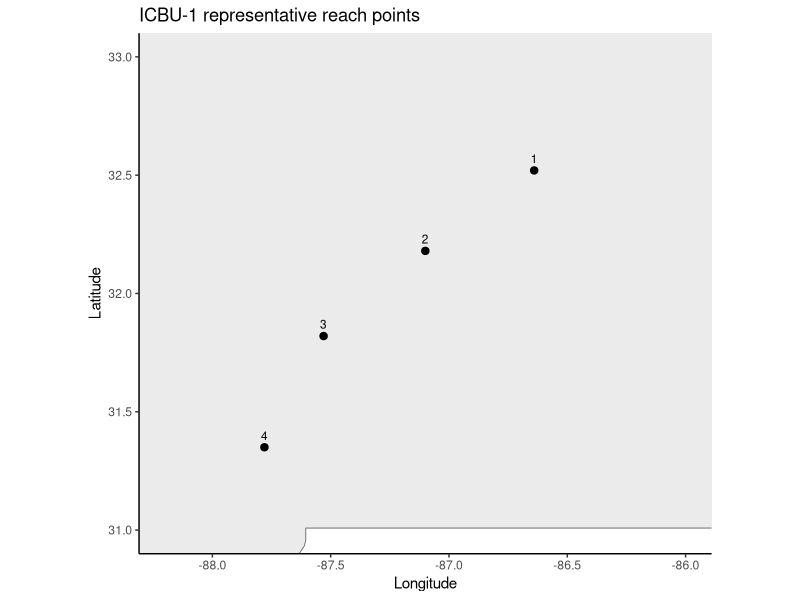
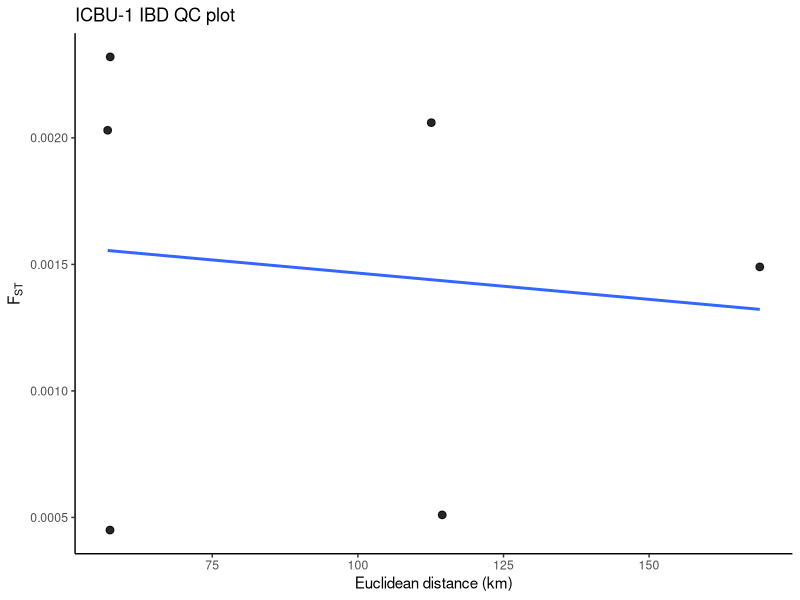

The R source for these figures, in order: (Note: this script raises an error after producing the figures.)
# ICBU-1.R
# Ictiobus bubalus
# Source: Kratina et al. 2023, Transactions of the American Fisheries Society
# Pairwise FST values transcribed from Table 5
# Representative reach coordinates inferred from Figure 1 and dam/section locations

library(ggplot2)
library(maps)
library(geosphere)

base_path <- "/Users/johnmccall/Library/CloudStorage/OneDrive-TheOhioStateUniversity/Spring_2026/Landgen_DGS/DGS-Patterns-of-Fish-Diversity/DGS-Patterns-of-Fish-Diversity/Objective 2/Data"
study_code <- "ICBU-1"
study_dir <- file.path(base_path, study_code)
data_dir <- file.path(study_dir, "data")

dir.create(study_dir, recursive = TRUE, showWarnings = FALSE)
dir.create(data_dir, recursive = TRUE, showWarnings = FALSE)

# -----------------------------
# representative section coordinates
# section order follows Table 5 / Table 3:
# 1 = JBR, 2 = MFR, 3 = CL, 4 = LAR
# coords are representative reach centroids for grouped river sections
# -----------------------------
ICBU_1_coords <- data.frame(
  site = 1:4,
  #section = c("JBR", "MFR", "CL", "LAR"),
  lat = c(
    32.52,   # JBR
    32.18,   # MFR
    31.82,   # CL
    31.35    # LAR
  ),
  lon = c(
    -86.64,  # JBR
    -87.10,  # MFR
    -87.53,  # CL
    -87.78   # LAR
  )
)

# -----------------------------
# pairwise FST matrix (Table 5, upper diagonal)
# negative values set to 0
# -----------------------------
ICBU_1_fst <- matrix(c(
  0.00000, 0.00232, 0.00051, 0.00149,
  0.00232, 0.00000, 0.00203, 0.00206,
  0.00051, 0.00203, 0.00000, 0.00045,
  0.00149, 0.00206, 0.00045, 0.00000
), nrow = 4, byrow = TRUE)

rownames(ICBU_1_fst) <- colnames(ICBU_1_fst) <- as.character(1:4)
ICBU_1_fst[ICBU_1_fst < 0] <- 0
diag(ICBU_1_fst) <- 0

# -----------------------------
# straight-line distance matrix (km)
# -----------------------------
geo_dist_km <- geosphere::distm(
  x = ICBU_1_coords[, c("lon", "lat")],
  fun = geosphere::distHaversine
) / 1000

rownames(geo_dist_km) <- colnames(geo_dist_km) <- as.character(ICBU_1_coords$site)

# -----------------------------
# pairwise dataframe for IBD plot
# -----------------------------
ICBU_1_ibd <- data.frame(
  site1   = rownames(ICBU_1_fst)[row(ICBU_1_fst)[upper.tri(ICBU_1_fst)]],
  site2   = colnames(ICBU_1_fst)[col(ICBU_1_fst)[upper.tri(ICBU_1_fst)]],
  fst     = ICBU_1_fst[upper.tri(ICBU_1_fst)],
  dist_km = geo_dist_km[upper.tri(geo_dist_km)]
)

# -----------------------------
# map of sites (AL only)
# -----------------------------
states_map <- map_data("state")
al_map <- subset(states_map, region %in% c("alabama"))

map_xlim <- c(-88.2, -86.0)
map_ylim <- c(31.0, 33.0)

ggplot() +
  geom_polygon(
    data = al_map,
    aes(x = long, y = lat, group = group),
    fill = "grey92", color = "grey40", linewidth = 0.3
  ) +
  geom_point(
    data = ICBU_1_coords,
    aes(x = lon, y = lat),
    size = 2.2
  ) +
  geom_text(
    data = ICBU_1_coords,
    aes(x = lon, y = lat, label = site),
    nudge_y = 0.05,
    size = 3
  ) +
  coord_fixed(xlim = map_xlim, ylim = map_ylim) +
  theme_classic() +
  labs(
    title = "ICBU-1 representative reach points",
    x = "Longitude",
    y = "Latitude"
  )

# -----------------------------
# IBD plot
# -----------------------------
ggplot(ICBU_1_ibd, aes(x = dist_km, y = fst)) +
  geom_point(size = 2.3, alpha = 0.85) +
  geom_smooth(method = "lm", se = FALSE) +
  theme_classic() +
  labs(
    title = "ICBU-1 IBD QC plot",
    x = "Euclidean distance (km)",
    y = expression(F[ST])
  )

save(
  ICBU_1_fst,
  ICBU_1_coords,
  #geo_dist_km,
  #ICBU_1_ibd,
  file = file.path(data_dir, "ICBU-1.RData")
)
